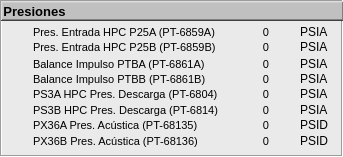
  <widget class="QFrame" name="Presiones">
   <property name="geometry">
    <rect>
     <x>5</x>
     <y>404</y>
     <width>343</width>
     <height>157</height>
    </rect>
   </property>
   <property name="styleSheet">
    <string notr="true">background-color: rgb(234, 234, 234);

</string>
   </property>
   <property name="frameShape">
    <enum>QFrame::Box</enum>
   </property>
   <property name="frameShadow">
    <enum>QFrame::Sunken</enum>
   </property>
   <widget class="QFrame" name="frame_7">
    <property name="geometry">
     <rect>
      <x>1</x>
      <y>1</y>
      <width>343</width>
      <height>20</height>
     </rect>
    </property>
    <property name="styleSheet">
     <string notr="true">background-color: rgb(192, 192, 192);</string>
    </property>
    <property name="frameShape">
     <enum>QFrame::WinPanel</enum>
    </property>
    <property name="frameShadow">
     <enum>QFrame::Raised</enum>
    </property>
    <property name="lineWidth">
     <number>2</number>
    </property>
    <widget class="QLabel" name="label_11">
     <property name="geometry">
      <rect>
       <x>2</x>
       <y>2</y>
       <width>63</width>
       <height>16</height>
      </rect>
     </property>
     <property name="font">
      <font>
       <pointsize>10</pointsize>
       <weight>75</weight>
       <bold>true</bold>
      </font>
     </property>
     <property name="text">
      <string>Presiones</string>
     </property>
     <property name="alignment">
      <set>Qt::AlignCenter</set>
     </property>
    </widget>
   </widget>
   <widget class="QLabel" name="lb_Pres_Unit_PT6859B">
    <property name="geometry">
     <rect>
      <x>300</x>
      <y>38</y>
      <width>40</width>
      <height>18</height>
     </rect>
    </property>
    <property name="font">
     <font>
      <pointsize>9</pointsize>
     </font>
    </property>
    <property name="layoutDirection">
     <enum>Qt::LeftToRight</enum>
    </property>
    <property name="text">
     <string>PSIA</string>
    </property>
    <property name="alignment">
     <set>Qt::AlignLeading|Qt::AlignLeft|Qt::AlignVCenter</set>
    </property>
   </widget>
   <widget class="QLabel" name="lb_Pres_Lect_PT6859B">
    <property name="geometry">
     <rect>
      <x>219</x>
      <y>38</y>
      <width>50</width>
      <height>18</height>
     </rect>
    </property>
    <property name="minimumSize">
     <size>
      <width>50</width>
      <height>18</height>
     </size>
    </property>
    <property name="maximumSize">
     <size>
      <width>50</width>
      <height>18</height>
     </size>
    </property>
    <property name="font">
     <font>
      <pointsize>8</pointsize>
     </font>
    </property>
    <property name="layoutDirection">
     <enum>Qt::LeftToRight</enum>
    </property>
    <property name="text">
     <string>0</string>
    </property>
    <property name="alignment">
     <set>Qt::AlignRight|Qt::AlignTrailing|Qt::AlignVCenter</set>
    </property>
   </widget>
   <widget class="QLabel" name="Descr_26">
    <property name="geometry">
     <rect>
      <x>33</x>
      <y>38</y>
      <width>197</width>
      <height>18</height>
     </rect>
    </property>
    <property name="font">
     <font>
      <pointsize>8</pointsize>
     </font>
    </property>
    <property name="layoutDirection">
     <enum>Qt::LeftToRight</enum>
    </property>
    <property name="text">
     <string>Pres. Entrada HPC P25B (PT-6859B)</string>
    </property>
    <property name="alignment">
     <set>Qt::AlignLeading|Qt::AlignLeft|Qt::AlignVCenter</set>
    </property>
   </widget>
   <widget class="QLabel" name="lb_Pres_Unit_PT6804">
    <property name="geometry">
     <rect>
      <x>300</x>
      <y>85</y>
      <width>40</width>
      <height>18</height>
     </rect>
    </property>
    <property name="font">
     <font>
      <pointsize>9</pointsize>
     </font>
    </property>
    <property name="layoutDirection">
     <enum>Qt::LeftToRight</enum>
    </property>
    <property name="text">
     <string>PSIA</string>
    </property>
    <property name="alignment">
     <set>Qt::AlignLeading|Qt::AlignLeft|Qt::AlignVCenter</set>
    </property>
   </widget>
   <widget class="QLabel" name="lb_Pres_Lect_PT6804">
    <property name="geometry">
     <rect>
      <x>219</x>
      <y>85</y>
      <width>50</width>
      <height>18</height>
     </rect>
    </property>
    <property name="minimumSize">
     <size>
      <width>50</width>
      <height>18</height>
     </size>
    </property>
    <property name="maximumSize">
     <size>
      <width>50</width>
      <height>18</height>
     </size>
    </property>
    <property name="font">
     <font>
      <pointsize>8</pointsize>
     </font>
    </property>
    <property name="layoutDirection">
     <enum>Qt::LeftToRight</enum>
    </property>
    <property name="text">
     <string>0</string>
    </property>
    <property name="alignment">
     <set>Qt::AlignRight|Qt::AlignTrailing|Qt::AlignVCenter</set>
    </property>
   </widget>
   <widget class="QLabel" name="Descr_29">
    <property name="geometry">
     <rect>
      <x>33</x>
      <y>85</y>
      <width>197</width>
      <height>18</height>
     </rect>
    </property>
    <property name="font">
     <font>
      <pointsize>8</pointsize>
     </font>
    </property>
    <property name="layoutDirection">
     <enum>Qt::LeftToRight</enum>
    </property>
    <property name="text">
     <string>PS3A HPC Pres. Descarga (PT-6804)</string>
    </property>
    <property name="alignment">
     <set>Qt::AlignLeading|Qt::AlignLeft|Qt::AlignVCenter</set>
    </property>
   </widget>
   <widget class="QLabel" name="lb_Pres_Unit_PT68135">
    <property name="geometry">
     <rect>
      <x>300</x>
      <y>116</y>
      <width>40</width>
      <height>18</height>
     </rect>
    </property>
    <property name="font">
     <font>
      <pointsize>9</pointsize>
     </font>
    </property>
    <property name="layoutDirection">
     <enum>Qt::LeftToRight</enum>
    </property>
    <property name="text">
     <string>PSID</string>
    </property>
    <property name="alignment">
     <set>Qt::AlignLeading|Qt::AlignLeft|Qt::AlignVCenter</set>
    </property>
   </widget>
   <widget class="QLabel" name="Descr_31">
    <property name="geometry">
     <rect>
      <x>33</x>
      <y>116</y>
      <width>197</width>
      <height>18</height>
     </rect>
    </property>
    <property name="font">
     <font>
      <pointsize>8</pointsize>
     </font>
    </property>
    <property name="layoutDirection">
     <enum>Qt::LeftToRight</enum>
    </property>
    <property name="text">
     <string>PX36A Pres. Acústica (PT-68135)</string>
    </property>
    <property name="alignment">
     <set>Qt::AlignLeading|Qt::AlignLeft|Qt::AlignVCenter</set>
    </property>
   </widget>
   <widget class="QLabel" name="lb_Pres_Lect_PT68135">
    <property name="geometry">
     <rect>
      <x>219</x>
      <y>116</y>
      <width>50</width>
      <height>18</height>
     </rect>
    </property>
    <property name="minimumSize">
     <size>
      <width>50</width>
      <height>18</height>
     </size>
    </property>
    <property name="maximumSize">
     <size>
      <width>50</width>
      <height>18</height>
     </size>
    </property>
    <property name="font">
     <font>
      <pointsize>8</pointsize>
     </font>
    </property>
    <property name="layoutDirection">
     <enum>Qt::LeftToRight</enum>
    </property>
    <property name="text">
     <string>0</string>
    </property>
    <property name="alignment">
     <set>Qt::AlignRight|Qt::AlignTrailing|Qt::AlignVCenter</set>
    </property>
   </widget>
   <widget class="QLabel" name="Descr_30">
    <property name="geometry">
     <rect>
      <x>33</x>
      <y>101</y>
      <width>197</width>
      <height>18</height>
     </rect>
    </property>
    <property name="font">
     <font>
      <pointsize>8</pointsize>
     </font>
    </property>
    <property name="layoutDirection">
     <enum>Qt::LeftToRight</enum>
    </property>
    <property name="text">
     <string>PS3B HPC Pres. Descarga (PT-6814)</string>
    </property>
    <property name="alignment">
     <set>Qt::AlignLeading|Qt::AlignLeft|Qt::AlignVCenter</set>
    </property>
   </widget>
   <widget class="QLabel" name="lb_Pres_Lect_PT6814">
    <property name="geometry">
     <rect>
      <x>219</x>
      <y>101</y>
      <width>50</width>
      <height>18</height>
     </rect>
    </property>
    <property name="minimumSize">
     <size>
      <width>50</width>
      <height>18</height>
     </size>
    </property>
    <property name="maximumSize">
     <size>
      <width>50</width>
      <height>18</height>
     </size>
    </property>
    <property name="font">
     <font>
      <pointsize>8</pointsize>
     </font>
    </property>
    <property name="layoutDirection">
     <enum>Qt::LeftToRight</enum>
    </property>
    <property name="text">
     <string>0</string>
    </property>
    <property name="alignment">
     <set>Qt::AlignRight|Qt::AlignTrailing|Qt::AlignVCenter</set>
    </property>
   </widget>
   <widget class="QLabel" name="lb_Pres_Unit_PT6814">
    <property name="geometry">
     <rect>
      <x>300</x>
      <y>101</y>
      <width>40</width>
      <height>18</height>
     </rect>
    </property>
    <property name="font">
     <font>
      <pointsize>9</pointsize>
     </font>
    </property>
    <property name="layoutDirection">
     <enum>Qt::LeftToRight</enum>
    </property>
    <property name="text">
     <string>PSIA</string>
    </property>
    <property name="alignment">
     <set>Qt::AlignLeading|Qt::AlignLeft|Qt::AlignVCenter</set>
    </property>
   </widget>
   <widget class="QLabel" name="lb_Pres_Unit_PT68136">
    <property name="geometry">
     <rect>
      <x>300</x>
      <y>132</y>
      <width>40</width>
      <height>18</height>
     </rect>
    </property>
    <property name="font">
     <font>
      <pointsize>9</pointsize>
     </font>
    </property>
    <property name="layoutDirection">
     <enum>Qt::LeftToRight</enum>
    </property>
    <property name="text">
     <string>PSID</string>
    </property>
    <property name="alignment">
     <set>Qt::AlignLeading|Qt::AlignLeft|Qt::AlignVCenter</set>
    </property>
   </widget>
   <widget class="QLabel" name="Descr_32">
    <property name="geometry">
     <rect>
      <x>33</x>
      <y>132</y>
      <width>197</width>
      <height>18</height>
     </rect>
    </property>
    <property name="font">
     <font>
      <pointsize>8</pointsize>
     </font>
    </property>
    <property name="layoutDirection">
     <enum>Qt::LeftToRight</enum>
    </property>
    <property name="text">
     <string>PX36B Pres. Acústica (PT-68136)</string>
    </property>
    <property name="alignment">
     <set>Qt::AlignLeading|Qt::AlignLeft|Qt::AlignVCenter</set>
    </property>
   </widget>
   <widget class="QLabel" name="lb_Pres_Lect_PT68136">
    <property name="geometry">
     <rect>
      <x>219</x>
      <y>132</y>
      <width>50</width>
      <height>18</height>
     </rect>
    </property>
    <property name="minimumSize">
     <size>
      <width>50</width>
      <height>18</height>
     </size>
    </property>
    <property name="maximumSize">
     <size>
      <width>50</width>
      <height>18</height>
     </size>
    </property>
    <property name="font">
     <font>
      <pointsize>8</pointsize>
     </font>
    </property>
    <property name="layoutDirection">
     <enum>Qt::LeftToRight</enum>
    </property>
    <property name="text">
     <string>0</string>
    </property>
    <property name="alignment">
     <set>Qt::AlignRight|Qt::AlignTrailing|Qt::AlignVCenter</set>
    </property>
   </widget>
   <widget class="QLabel" name="lb_Pres_Unit_PT6861B">
    <property name="geometry">
     <rect>
      <x>300</x>
      <y>70</y>
      <width>40</width>
      <height>18</height>
     </rect>
    </property>
    <property name="font">
     <font>
      <pointsize>9</pointsize>
     </font>
    </property>
    <property name="layoutDirection">
     <enum>Qt::LeftToRight</enum>
    </property>
    <property name="text">
     <string>PSIA</string>
    </property>
    <property name="alignment">
     <set>Qt::AlignLeading|Qt::AlignLeft|Qt::AlignVCenter</set>
    </property>
   </widget>
   <widget class="QLabel" name="lb_Pres_Lect_PT6861B">
    <property name="geometry">
     <rect>
      <x>219</x>
      <y>70</y>
      <width>50</width>
      <height>18</height>
     </rect>
    </property>
    <property name="minimumSize">
     <size>
      <width>50</width>
      <height>18</height>
     </size>
    </property>
    <property name="maximumSize">
     <size>
      <width>50</width>
      <height>18</height>
     </size>
    </property>
    <property name="font">
     <font>
      <pointsize>8</pointsize>
     </font>
    </property>
    <property name="layoutDirection">
     <enum>Qt::LeftToRight</enum>
    </property>
    <property name="text">
     <string>0</string>
    </property>
    <property name="alignment">
     <set>Qt::AlignRight|Qt::AlignTrailing|Qt::AlignVCenter</set>
    </property>
   </widget>
   <widget class="QLabel" name="Descr_28">
    <property name="geometry">
     <rect>
      <x>33</x>
      <y>70</y>
      <width>197</width>
      <height>18</height>
     </rect>
    </property>
    <property name="font">
     <font>
      <pointsize>8</pointsize>
     </font>
    </property>
    <property name="layoutDirection">
     <enum>Qt::LeftToRight</enum>
    </property>
    <property name="text">
     <string>Balance Impulso PTBB (PT-6861B)</string>
    </property>
    <property name="alignment">
     <set>Qt::AlignLeading|Qt::AlignLeft|Qt::AlignVCenter</set>
    </property>
   </widget>
   <widget class="QLabel" name="lb_Pres_Unit_PT6861A">
    <property name="geometry">
     <rect>
      <x>300</x>
      <y>55</y>
      <width>40</width>
      <height>18</height>
     </rect>
    </property>
    <property name="font">
     <font>
      <pointsize>9</pointsize>
     </font>
    </property>
    <property name="layoutDirection">
     <enum>Qt::LeftToRight</enum>
    </property>
    <property name="text">
     <string>PSIA</string>
    </property>
    <property name="alignment">
     <set>Qt::AlignLeading|Qt::AlignLeft|Qt::AlignVCenter</set>
    </property>
   </widget>
   <widget class="QLabel" name="lb_Pres_Lect_PT6861A">
    <property name="geometry">
     <rect>
      <x>219</x>
      <y>55</y>
      <width>50</width>
      <height>18</height>
     </rect>
    </property>
    <property name="minimumSize">
     <size>
      <width>50</width>
      <height>18</height>
     </size>
    </property>
    <property name="maximumSize">
     <size>
      <width>50</width>
      <height>18</height>
     </size>
    </property>
    <property name="font">
     <font>
      <pointsize>8</pointsize>
     </font>
    </property>
    <property name="layoutDirection">
     <enum>Qt::LeftToRight</enum>
    </property>
    <property name="text">
     <string>0</string>
    </property>
    <property name="alignment">
     <set>Qt::AlignRight|Qt::AlignTrailing|Qt::AlignVCenter</set>
    </property>
   </widget>
   <widget class="QLabel" name="Descr_27">
    <property name="geometry">
     <rect>
      <x>33</x>
      <y>55</y>
      <width>197</width>
      <height>18</height>
     </rect>
    </property>
    <property name="font">
     <font>
      <pointsize>8</pointsize>
     </font>
    </property>
    <property name="layoutDirection">
     <enum>Qt::LeftToRight</enum>
    </property>
    <property name="text">
     <string>Balance Impulso PTBA (PT-6861A)</string>
    </property>
    <property name="alignment">
     <set>Qt::AlignLeading|Qt::AlignLeft|Qt::AlignVCenter</set>
    </property>
   </widget>
   <widget class="QLabel" name="Descr_25">
    <property name="geometry">
     <rect>
      <x>33</x>
      <y>23</y>
      <width>197</width>
      <height>18</height>
     </rect>
    </property>
    <property name="font">
     <font>
      <pointsize>8</pointsize>
     </font>
    </property>
    <property name="layoutDirection">
     <enum>Qt::LeftToRight</enum>
    </property>
    <property name="text">
     <string>Pres. Entrada HPC P25A (PT-6859A)</string>
    </property>
    <property name="alignment">
     <set>Qt::AlignLeading|Qt::AlignLeft|Qt::AlignVCenter</set>
    </property>
   </widget>
   <widget class="QLabel" name="lb_Pres_Lect_PT6859A">
    <property name="geometry">
     <rect>
      <x>219</x>
      <y>23</y>
      <width>50</width>
      <height>18</height>
     </rect>
    </property>
    <property name="minimumSize">
     <size>
      <width>50</width>
      <height>18</height>
     </size>
    </property>
    <property name="maximumSize">
     <size>
      <width>50</width>
      <height>18</height>
     </size>
    </property>
    <property name="font">
     <font>
      <pointsize>8</pointsize>
     </font>
    </property>
    <property name="layoutDirection">
     <enum>Qt::LeftToRight</enum>
    </property>
    <property name="text">
     <string>0</string>
    </property>
    <property name="alignment">
     <set>Qt::AlignRight|Qt::AlignTrailing|Qt::AlignVCenter</set>
    </property>
   </widget>
   <widget class="QLabel" name="lb_Pres_Unit_PT6859A">
    <property name="geometry">
     <rect>
      <x>300</x>
      <y>23</y>
      <width>40</width>
      <height>18</height>
     </rect>
    </property>
    <property name="font">
     <font>
      <pointsize>9</pointsize>
     </font>
    </property>
    <property name="layoutDirection">
     <enum>Qt::LeftToRight</enum>
    </property>
    <property name="text">
     <string>PSIA</string>
    </property>
    <property name="alignment">
     <set>Qt::AlignLeading|Qt::AlignLeft|Qt::AlignVCenter</set>
    </property>
   </widget>
  </widget>
